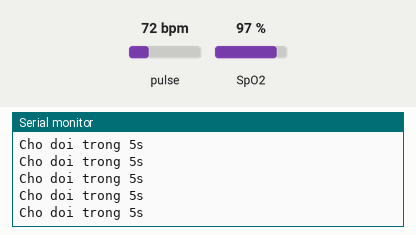
This sketch was run on a simulated ESP32-C3. Shown: the last lines printed to the serial monitor. The inputs (shaded band) are chosen by the test bench; at power-on: pulse 72 bpm, SpO2 97 %.

Above: at 1.4 s.
1.5 s: pulse set to 42 bpm
At 4.36 s:
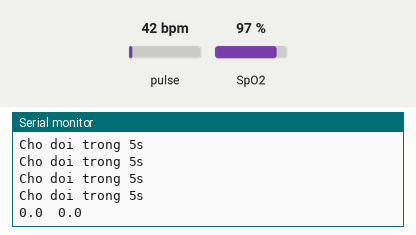
4.5 s: SpO2 set to 80 %
At 4.56 s:
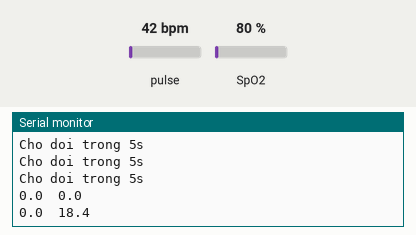
6.0 s: pulse set to 70 bpm
At 6.17 s:
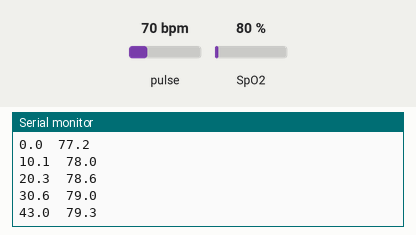
Timing chart, 0 to 9.0 s (numbered marks = the images above; inputs shaded):
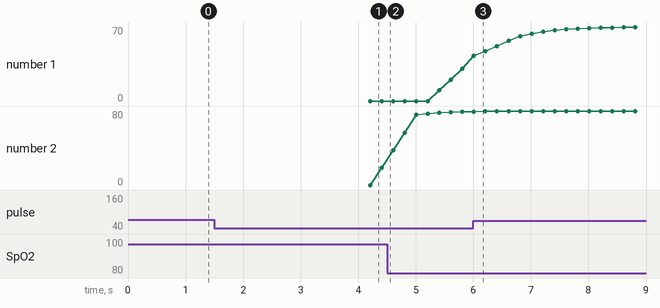

The sketch:

Max30100.ino
```cpp
#include <Wire.h>
#include "MAX30100_PulseOximeter.h"

//////////////// CẤU HÌNH ESP32-C3 I2C //////////////////
#define I2C_SDA 4
#define I2C_SCL 3
#define I2C_FREQ 100000
// Cấu hình current của LED
#define LED_CURRENT MAX30100_LED_CURR_14_2MA  // 7_6MA / 11MA / 14_2MA / 17_4MA / 20_8MA
/////////////////////////////////////////////////////////

// Tham số để lọc dữ liệu nhịp tim
// In mỗi 200 ms (5 Hz) cho Plotter
#define PRINT_INTERVAL_MS 200
#define WARMUP_MS 4000

// Bộ lọc EMA
#define EMA_ALPHA_HR 0.30f
#define EMA_ALPHA_SPO2 0.30f

// Miền hợp lý
#define HR_MIN 40.0f
#define HR_MAX 200.0f
#define SPO2_MIN 70.0f
#define SPO2_MAX 100.5f
/////////////////////////////////////////////////////////
// Tạo các giá trị
PulseOximeter pox;
///////////////////////////////////////////////////////
// Tạo biến thời gian
uint32_t lastTimePrint = 0;
uint32_t startTimePrint = 0;
uint32_t now = 0;
//////////////////////////////////////////////////////
// Tạo các giá trị của HR và SPO2
float HR = 0, SPO2 = 0;              // Dữ liệu chưa xử lí
float HRema = 0.0f, SPO2ema = 0.0f;  // Dữ liệu  đã lọc
float HR_final = 0, SPO2_final = 0;  //Dữ liệu cuối
///////////////////////////////////////////////////////
// ====== Mảng HR để lấy trung bình ======
const byte RATE_SIZE = 4;    // 4 phần tử
float rates[RATE_SIZE] = {0};
byte rateSpot = 0;
float HR_avg = 0;
// ====== Mảng SP02 để lấy trung bình ======
const byte SPO2_SIZE = 4;
float spo2Arr[SPO2_SIZE] = {0};
byte spo2Spot = 0;
float SPO2_avg = 0;

///////////////////////////////////////////////////////////////////
// Tiện ích
static inline float clampf(float v, float lo, float hi) {
  if (v < lo) return lo;
  if (v > hi) return hi;
  return v;
}
////////////////////////////////////////////////////////////////////
// Tạo hàm kiểm tra cảm biến
bool Check_i2c_Heart() {
  Wire.beginTransmission(0x57);
  return (Wire.endTransmission() == 0);
}
void setup() {
  Serial.begin(115200);
  delay(200);
  // Khởi tạo i2c cho thiết bị
  Wire.begin(I2C_SDA, I2C_SCL, I2C_FREQ);
  // Kiểm tra cảm biến có hoạt động hay không
  if (!Check_i2c_Heart()) {
    Serial.println(F("Cam bien khong hoat dong.Kiem tra lai ket noi thiet bi"));
  }
  // Khởi tạo cảm biến
  Serial.print(F("Dang khoi dong..."));
  if (!pox.begin()) {  // dùng cùng đối tượng Wire vừa init
    Serial.println(F("Loi cam bien nhip tim"));
    while (1) delay(10);
  }
  Serial.println(F("Moi ban dat tay vao cam bien"));
   Serial.println(F("HR\tSpO2"));
  // Tạo dòng cho cảm biến
  pox.setIRLedCurrent(LED_CURRENT);
  // In lên plotter

   startTimePrint = millis();
}

void loop() {
  // BẮT BUỘC gọi thường xuyên để thư viện cập nhật thuật toán
  pox.update();

  now = millis();
  if (now - lastTimePrint >= PRINT_INTERVAL_MS) {
    HR = pox.getHeartRate();  // bpm (NaN/0 nếu chưa có)
    SPO2 = pox.getSpO2();     // %

    //Kiểm tra tránh giữ liệu giả
   if (HR < HR_MIN || HR > HR_MAX) {
  HR = 0;
}

if (SPO2 < SPO2_MIN || SPO2 > SPO2_MAX) {
  SPO2 = 0;
}

    // Kiểm tra hợp lý rồi EMA
    if (HR > HR_MIN && HR < HR_MAX) {
      HRema = (1.0f - EMA_ALPHA_HR) * HRema + EMA_ALPHA_HR * HR;
    }
    if (SPO2 > SPO2_MIN && SPO2 <= SPO2_MAX) {
      SPO2ema = (1.0f - EMA_ALPHA_SPO2) * SPO2ema + EMA_ALPHA_SPO2 * SPO2;
    }

    bool warmed = (now - startTimePrint) > WARMUP_MS;
    if (warmed) {
    HR_final = warmed ? clampf(HRema, HR_MIN, HR_MAX) : 0.0f;
    SPO2_final = warmed ? clampf(SPO2ema, SPO2_MIN, SPO2_MAX) : 0.0f;
    // ======= Cập nhật mảng HR để lấy trung bình =======
    if (HR_final > HR_MIN && HR_final < HR_MAX) {
      rates[rateSpot++] = HR_final;
      if (rateSpot >= RATE_SIZE) rateSpot = 0;

      float sum = 0;
      for (byte i = 0; i < RATE_SIZE; i++) sum += rates[i];
      HR_avg = sum / RATE_SIZE;
    }
    // ==================================================
    if (SPO2_final > SPO2_MIN && SPO2_final < SPO2_MAX) {
  spo2Arr[spo2Spot++] = SPO2_final;
  if (spo2Spot >= SPO2_SIZE) spo2Spot = 0;

  float sum = 0;
  for (byte i = 0; i < SPO2_SIZE; i++) sum += spo2Arr[i];
  SPO2_avg = sum / SPO2_SIZE;
}


    // In 2 cột cho Serial Plotter
    Serial.print(HR_avg, 1);
    Serial.print('\t');
    Serial.println(SPO2_avg, 1);
    }
    else {
      Serial.println("Cho doi trong 5s");
    }


    lastTimePrint = now;
  }
}
```

Measured:
- after the input at 1.5 s, the serial monitor: prints a new line after 2.7 s (image 1)
- after the input at 6.0 s, the serial monitor: prints a new line at once (image 3)
- plotted number 1: 30.6 → 70 after the input at 6.0 s
- plotted number 2: 18.4 → 79 after the input at 4.5 s
